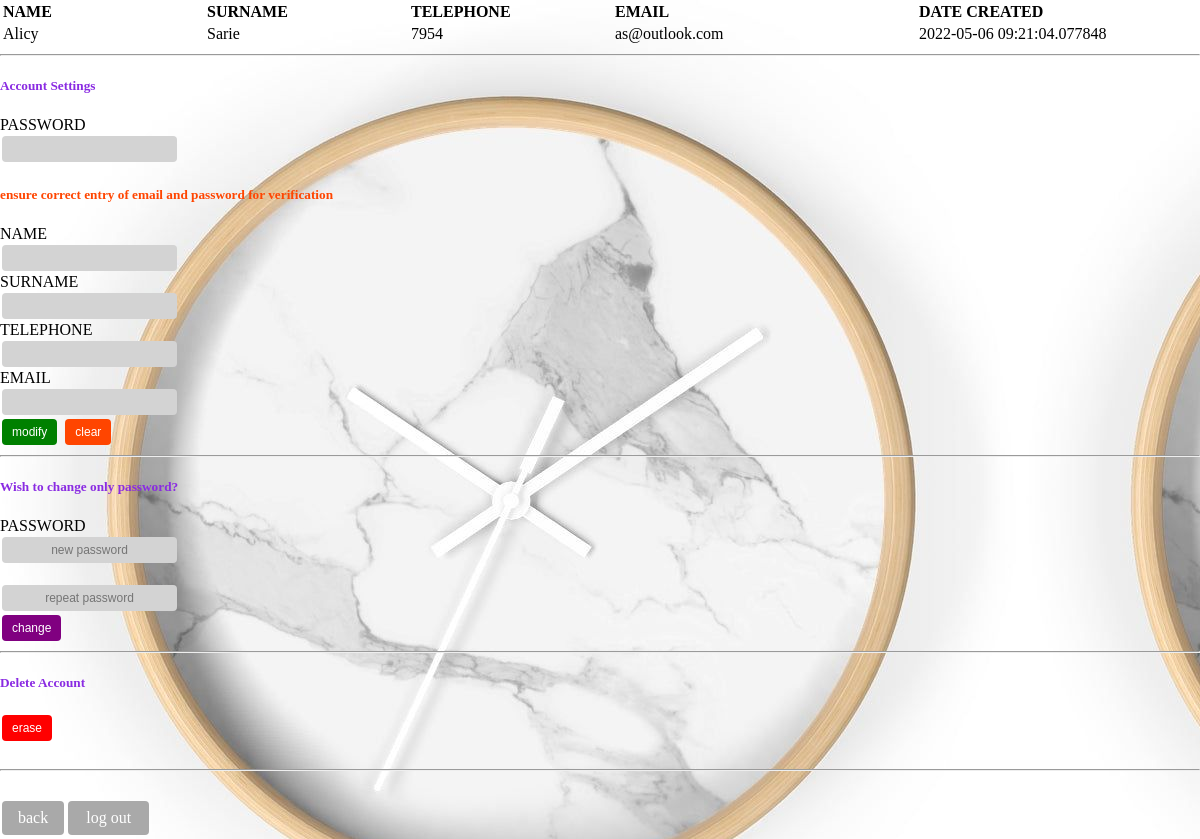
/profile (signed in), run on the app's committed database.
### f_pro.py (models this page shows, shortened)
class Customers(db.Model):
    id = db.Column(db.Integer, primary_key=True, unique=True)
    name = db.Column(db.String(50), nullable=False)
    surname = db.Column(db.String(25), nullable=False)
    telephone = db.Column(db.Integer, unique=True, nullable=False)
    email = db.Column(db.String(50), unique=True, nullable=False)
    date_created = db.Column(db.DateTime, nullable=False, default=datetime.utcnow)
    password = db.Column(db.String(50), nullable=False, default='0')

### f_pro.py (the view)
@app.route('/profile', methods = ['GET', 'POST'])
def profile():
    sign = 4
    profile=Customers.query.filter_by(email=session['email']).first()
    return render_template('final.html', sign = sign, profile=profile)

### templates/final.html (shortened to what this page needs)
<!DOCTYPE html>
<html lang="en">
<head>
</head>
<body>
{% if sign  == 4 %}
    <table>
        <tr>
           <th style="text-align:left;">NAME</th>
           <th style="text-align:left;">SURNAME</th>
           <th style="text-align:left;">TELEPHONE</th>
           <th style="text-align:left;">EMAIL</th>
           <th style="text-align:left;">DATE CREATED</th>
        </tr>
        <tr>
            <td style="width:200px">{{profile.name}}</td>
            <td style="width:200px">{{profile.surname}}</td>
            <td style="width:200px">{{profile.telephone}}</td>
            <td style="width:300px">{{profile.email}}</td>
            <td style="width:250px">{{profile.date_created}}</td>
         </tr>
     </table>
     <hr>
    <h5 style="color: blueviolet;">Account Settings</h5>
    <form action="/crud" method="POST">
        <label for="id">PASSWORD</label><br>
        <input type="text" id="pwd" name="pwd"><br>
        <h5 style="color: orangered;">ensure correct entry of email and password for verification</h5>
        <label for="name">NAME</label><br>
        <input type="text" id="name" name="name"><br>
        <label for="surname">SURNAME</label><br>
        <input type="text" id="surname" name="surname"><br>
        <label for="telephone">TELEPHONE</label><br>
        <input type="text" id="telephone" name="telephone"><br>
        <label for="email">EMAIL</label><br>
        <input type="text" id="email" name="email"><br>
        <input type="submit" name="submit" value="modify" style="color: white; background-color: green;"/>
        <input type="reset"  value="clear" style="color: white; background-color: orangered"/><br>
    </form>
        <hr>
    <form action="/crud" method="POST">
        <h5 style="color: blueviolet;">Wish to change only password?</h5>
        <label for="password">PASSWORD</label><br>
        <input type="text" id="pwd" name="pwd" placeholder="new password"><br>
        <label for="psw"></label><br>
        <input type="text" id="psw" name="psw" placeholder="repeat password"><br>
        <input type="submit" name="submit" value="change" style="color: white; background-color: purple;"/>
    </form>
        <hr>
    <form action="/crud" method="POST">
        <h5 style="color: blueviolet;">Delete Account</h5>
        <input type="submit" name="submit" value="erase" style="color: white; background-color: red;"/>
    </form><br>
    <hr>
    {% endif %}
    <br>
<a href = '/back' class="button">back</a>
<a href = '/logout' class="button1">log out</a></br>
</body>
</html>

### templates/final.html (style rules this page uses)
body { margin: 0; background-image: url("static/img/clock.jpeg"); }
input { background-color: lightgrey; border: none; padding: 6px 10px; text-align: center; text-decoration: none; display: inline-block; font-size: 12px; margin: 2px 2px; cursor: pointer; border-radius: 4px; }
.button { background-color:darkgray; border: none; color: white; padding: 8px 16px; text-align: center; text-decoration: none; display: inline-block; font-size: 16px; margin: 4px 2px; cursor: pointer; border-radius: 4px; }
.button1 { background-color:darkgray; border: none; color: white; padding: 8px 18px; text-align: center; text-decoration: none; display: inline-block; font-size: 16px; margin: 4px 2px; cursor: pointer; border-radius: 4px; position: absolute; }

### data on the page
Customers: name "Alicy", surname "Sarie", telephone "7954", email "as@outlook.com", date_created "2022-05-06 09:21:04.077848"
